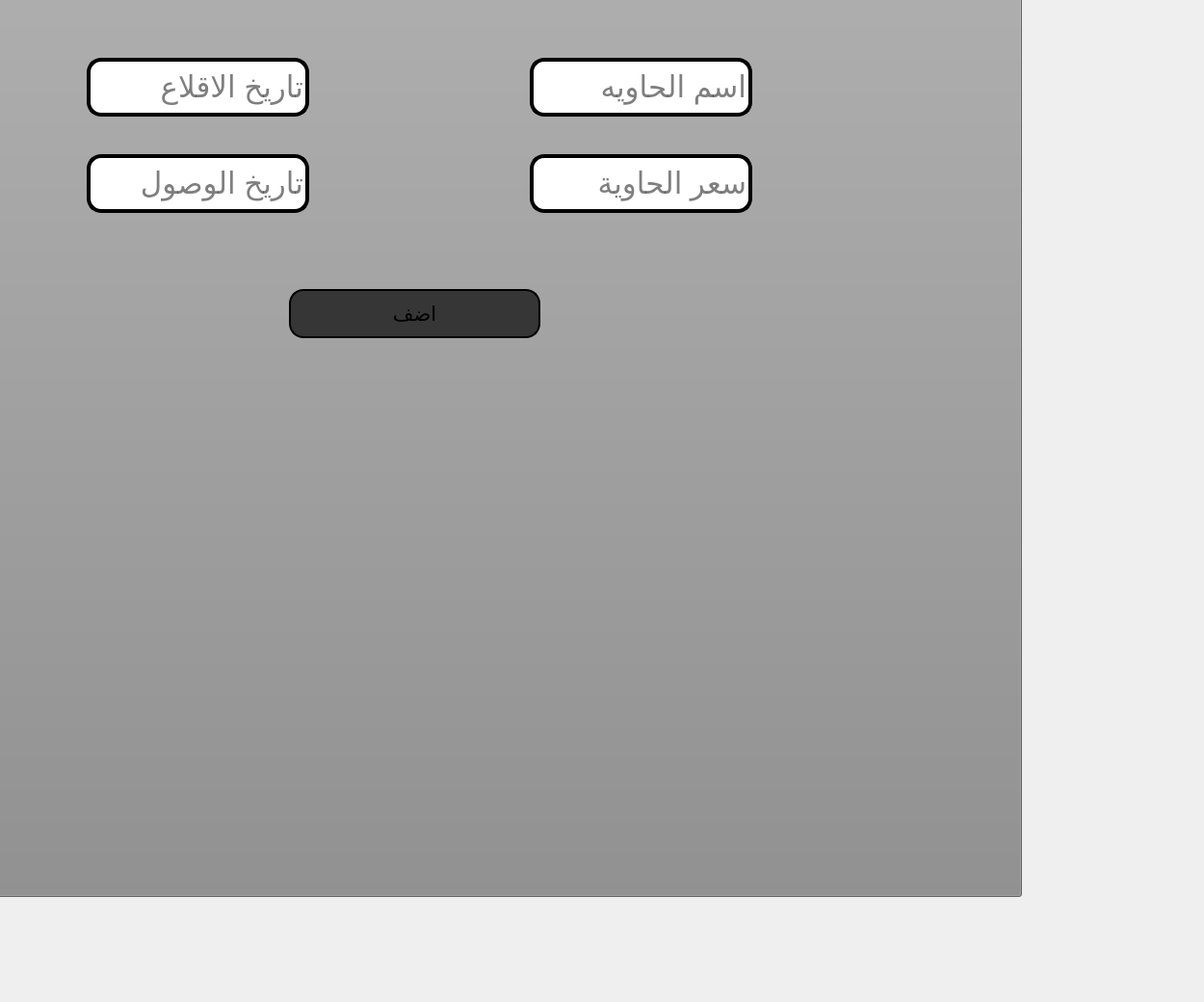
     <widget class="QWidget" name="tab_59">
      <attribute name="title">
       <string>اضافه حاويه</string>
      </attribute>
      <widget class="QPushButton" name="pushButton_79">
       <property name="geometry">
        <rect>
         <x>-180</x>
         <y>-100</y>
         <width>1241</width>
         <height>1031</height>
        </rect>
       </property>
       <property name="font">
        <font>
         <pointsize>16</pointsize>
        </font>
       </property>
       <property name="autoFillBackground">
        <bool>false</bool>
       </property>
       <property name="styleSheet">
        <string notr="true">background-color:rgb(140, 140, 140)</string>
       </property>
       <property name="text">
        <string/>
       </property>
      </widget>
      <widget class="QLineEdit" name="container_addcontainer_name_4">
       <property name="geometry">
        <rect>
         <x>550</x>
         <y>60</y>
         <width>231</width>
         <height>61</height>
        </rect>
       </property>
       <property name="font">
        <font>
         <pointsize>23</pointsize>
        </font>
       </property>
       <property name="styleSheet">
        <string notr="true">background-color:rgb(255, 255, 255);
border: 4px solid black;
border-radius: 15px;</string>
       </property>
       <property name="text">
        <string/>
       </property>
       <property name="placeholderText">
        <string>اسم الحاويه</string>
       </property>
      </widget>
      <widget class="QPushButton" name="pushButton_container_add_16">
       <property name="geometry">
        <rect>
         <x>300</x>
         <y>300</y>
         <width>261</width>
         <height>51</height>
        </rect>
       </property>
       <property name="font">
        <font>
         <pointsize>16</pointsize>
        </font>
       </property>
       <property name="autoFillBackground">
        <bool>false</bool>
       </property>
       <property name="styleSheet">
        <string notr="true">background-color:rgb(54, 54, 54);
border: 2px solid black;
border-radius: 15px;</string>
       </property>
       <property name="text">
        <string>اضف</string>
       </property>
      </widget>
      <widget class="QLineEdit" name="container_addcontainer_price_4">
       <property name="geometry">
        <rect>
         <x>550</x>
         <y>160</y>
         <width>231</width>
         <height>61</height>
        </rect>
       </property>
       <property name="font">
        <font>
         <pointsize>23</pointsize>
        </font>
       </property>
       <property name="styleSheet">
        <string notr="true">background-color:rgb(255, 255, 255);
border: 4px solid black;
border-radius: 15px;</string>
       </property>
       <property name="text">
        <string/>
       </property>
       <property name="placeholderText">
        <string>سعر الحاوية</string>
       </property>
      </widget>
      <widget class="QLineEdit" name="container_addcontainer_dateD_4">
       <property name="geometry">
        <rect>
         <x>90</x>
         <y>60</y>
         <width>231</width>
         <height>61</height>
        </rect>
       </property>
       <property name="font">
        <font>
         <pointsize>23</pointsize>
        </font>
       </property>
       <property name="styleSheet">
        <string notr="true">background-color:rgb(255, 255, 255);
border: 4px solid black;
border-radius: 15px;</string>
       </property>
       <property name="text">
        <string/>
       </property>
       <property name="placeholderText">
        <string>تاريخ الاقلاع</string>
       </property>
      </widget>
      <widget class="QLineEdit" name="container_addcontainer_dateA_4">
       <property name="geometry">
        <rect>
         <x>90</x>
         <y>160</y>
         <width>231</width>
         <height>61</height>
        </rect>
       </property>
       <property name="font">
        <font>
         <pointsize>23</pointsize>
        </font>
       </property>
       <property name="styleSheet">
        <string notr="true">background-color:rgb(255, 255, 255);
border: 4px solid black;
border-radius: 15px;</string>
       </property>
       <property name="text">
        <string/>
       </property>
       <property name="placeholderText">
        <string>تاريخ الوصول</string>
       </property>
      </widget>
     </widget>
